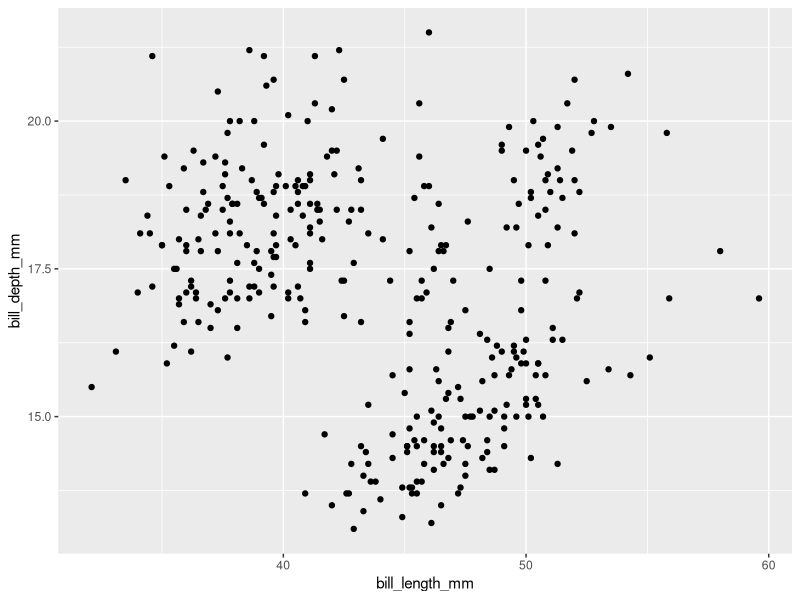
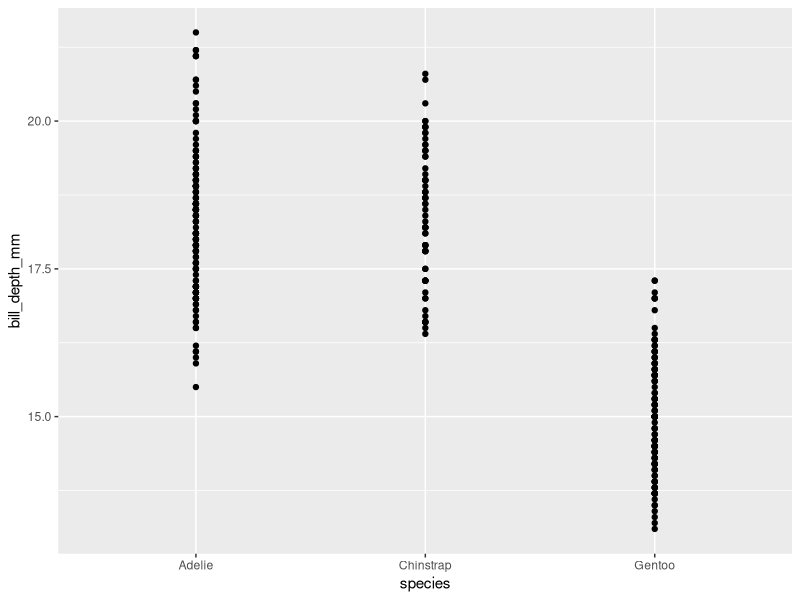
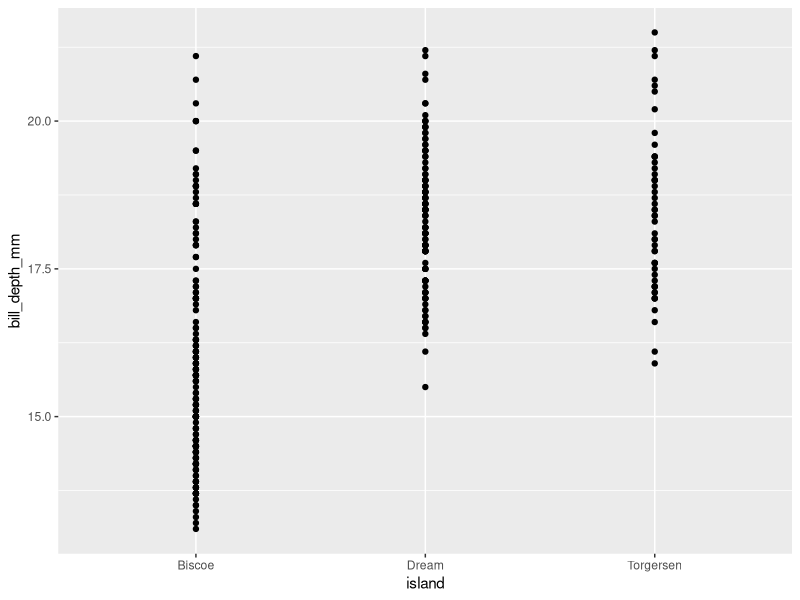
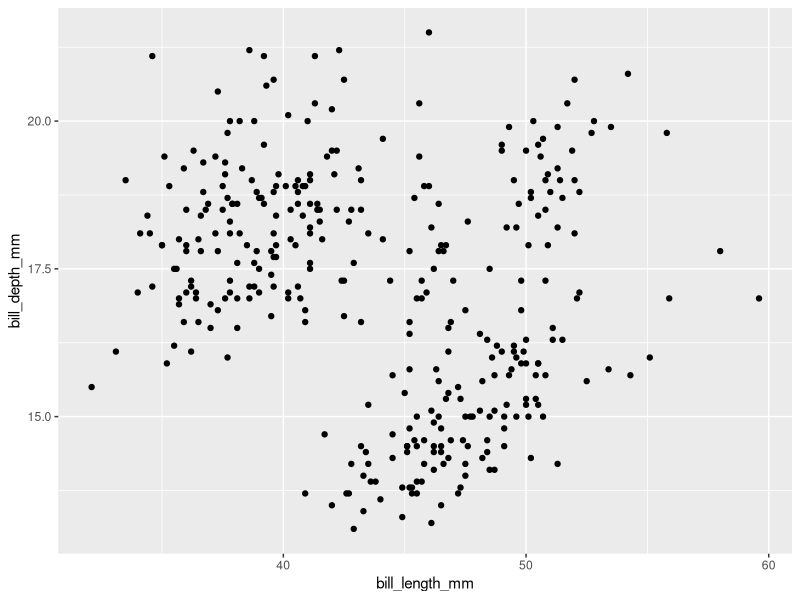
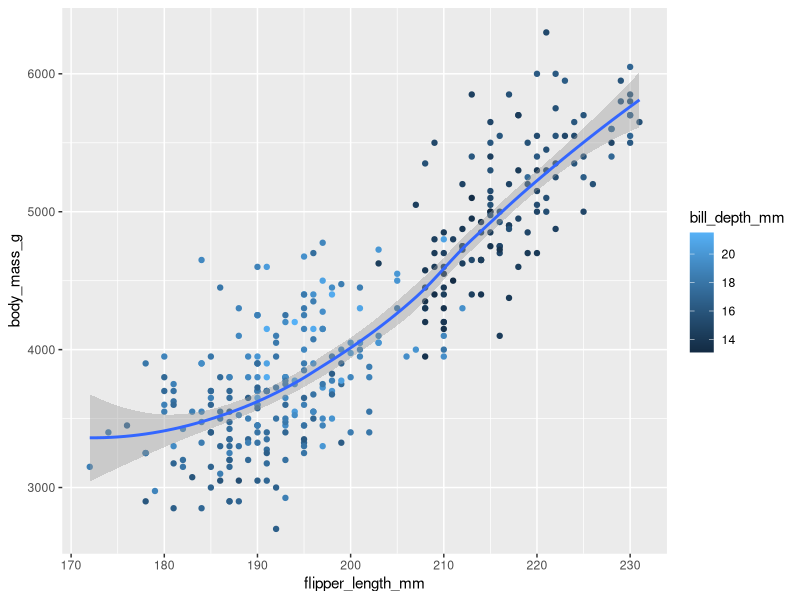
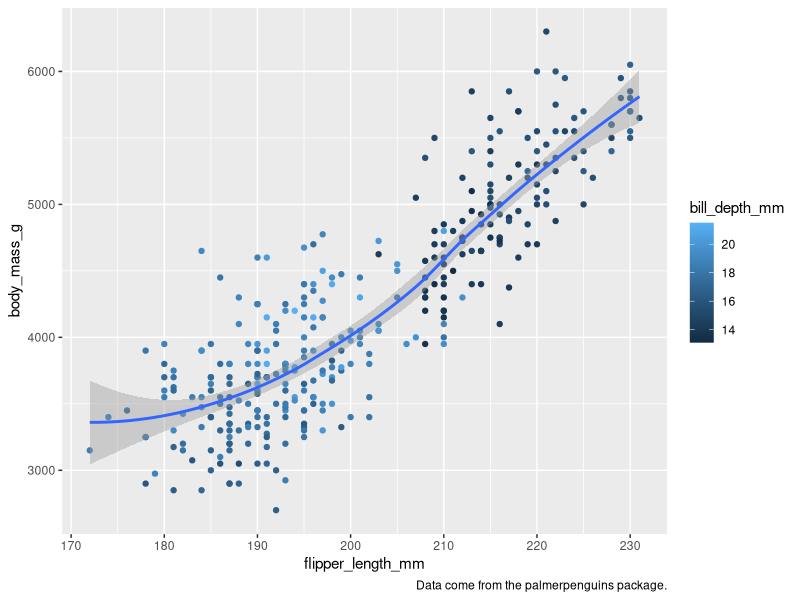

Here is the R script that generated these plots, in order:
## ---- chunk 1
library(ggplot2)
library(palmerpenguins)
library(ggthemes)
## ---- chunk 2
nrow(penguins)
ncol(penguins)
names(penguins)
## ---- chunk 3
ggplot(
data = penguins,
mapping = aes(x = bill_length_mm, y = bill_depth_mm)
) +
geom_point()
## ---- chunk 4
ggplot(
data = penguins,
mapping = aes(x = species, y = bill_depth_mm)
) +
geom_point()
## ---- chunk 5
ggplot(
data = penguins,
mapping = aes(x = island, y = bill_depth_mm)
) +
geom_point()
## ---- chunk 6
ggplot(
data = penguins,
mapping = aes(x = bill_length_mm, y = bill_depth_mm)
) +
geom_point(na.rm = TRUE)
## ---- chunk 7
ggplot(
data = penguins,
mapping = aes(x = flipper_length_mm, y = body_mass_g)
) +
geom_point(aes(color = bill_depth_mm)) + geom_smooth()
## ---- chunk 8
ggplot(
data = penguins,
mapping = aes(x = flipper_length_mm, y = body_mass_g)
) +
geom_point(aes(color = bill_depth_mm)) + geom_smooth() + labs(caption = "Data come from the palmerpenguins package.")
